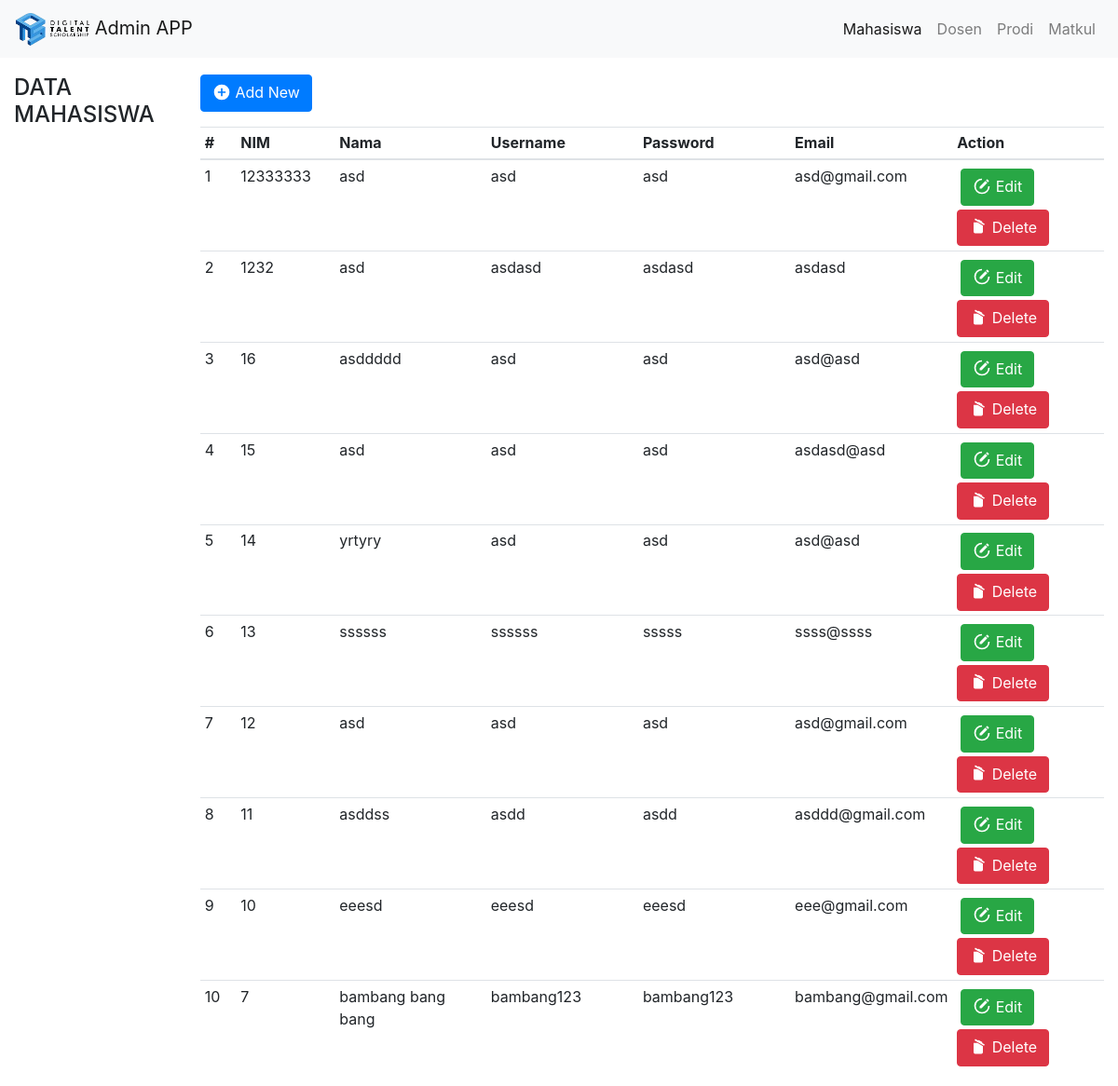
The page / on the database its author committed.
### tables this page shows
CREATE TABLE `mahasiswa` (
  `nim` int(11) NOT NULL,
  `nama` varchar(40) NOT NULL,
  `username` varchar(30) NOT NULL,
  `password` varchar(30) NOT NULL,
  `email` varchar(50) NOT NULL
);

### config.php (called while the page is built, shortened)
<?php
$WEB_CONFIG = [
	'app_name' => 'Admin APP',
	'base_url' => 'http://localhost/DTS-Tugas-akhir/'
];

### operasi/read.php (the view, shortened to what this page needs)
<?php
$query = "SELECT * FROM mahasiswa ORDER BY nim DESC";
$result = mysqli_query($connect, $query);
?>
<a href="<?= $WEB_CONFIG['base_url'] ?>index.php?page=add" class="btn btn-primary mb-3">
	<svg style="width:20px;height:20px" viewBox="0 0 24 24" class="mb-1 m">
		<path fill="#fff" d="M17,13H13V17H11V13H7V11H11V7H13V11H17M12,2A10,10 0 0,0 2,12A10,10 0 0,0 12,22A10,10 0 0,0 22,12A10,10 0 0,0 12,2Z" />
	</svg> Add New
</a>
<div class="box_table">
	<table class="table table-sm">
		<thead>
			<tr>
				<th width="4%">#</th>
				<th width="11%">NIM</th>
				<th width="17%">Nama</th>
				<th width="17%">Username</th>
				<th width="17%">Password</th>
				<th width="17%">Email</th>
				<th width="17%">Action</th>
			</tr>
		</thead>
		<tbody>
			<?php $no = 1; ?>
			<?php while($data = mysqli_fetch_array($result)) : ?>
			<tr>
				<td><?= $no ?></td>
				<td><?= $data['nim'] ?></td>
				<td><?= $data['nama'] ?></td>
				<td><?= $data['username'] ?></td>
				<td><?= $data['password'] ?></td>
				<td><?= $data['email'] ?></td>
				<td>
					<a href="<?= $WEB_CONFIG['base_url'] ?>index.php?page=update&nim=<?= $data['nim'] ?>" class="btn btn-success m-1">
					 Edit</a>
					<a href="javascript:alertDelete(<?= $data['nim'] ?>);" class="btn btn-danger m1">
					<svg style="width:20px;height:20px" viewBox="0 0 24 24" class="mb-1">
						<path fill="#fff" d="M20.37,8.91L19.37,10.64L7.24,3.64L8.24,1.91L11.28,3.66L12.64,3.29L16.97,5.79L17.34,7.16L20.37,8.91M6,19V7H11.07L18,11V19A2,2 0 0,1 16,21H8A2,2 0 0,1 6,19Z" />
					</svg> Delete</a>
				</td>
			</tr>
			<?php $no++ ?>
			<?php endwhile; ?>
		</tbody>
	</table>
</div>

### rows shown on the page
mahasiswa: nim "12333333", nama "asd", username "asd", password "asd", email "asd@gmail.com"
mahasiswa: nim "1232", nama "asd", username "asdasd", password "asdasd", email "asdasd"
mahasiswa: nim "16", nama "asddddd", username "asd", password "asd", email "asd@asd"
mahasiswa: nim "15", nama "asd", username "asd", password "asd", email "asdasd@asd"
mahasiswa: nim "14", nama "yrtyry", username "asd", password "asd", email "asd@asd"
mahasiswa: nim "13", nama "ssssss", username "ssssss", password "sssss", email "ssss@ssss"
mahasiswa: nim "12", nama "asd", username "asd", password "asd", email "asd@gmail.com"
mahasiswa: nim "11", nama "asddss", username "asdd", password "asdd", email "asddd@gmail.com"
mahasiswa: nim "10", nama "eeesd", username "eeesd", password "eeesd", email "eee@gmail.com"
mahasiswa: nim "7", nama "bambang bang bang", username "bambang123", password "bambang123", email "bambang@gmail.com"

### other values the page prints
$WEB_CONFIG['app_name'] "Admin APP"
